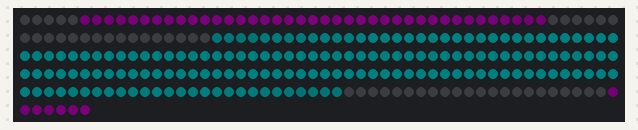
The sketch below on a simulated Arduino Mega 2560, built with avr-gcc and run on an emulated ATmega2560. On the bench: 256 RGB LEDs in strip order, left to right, continuing on the next row. Dim RGB values are drawn brighter than linear.

Above: at 0.47 s.
At 7.77 s:
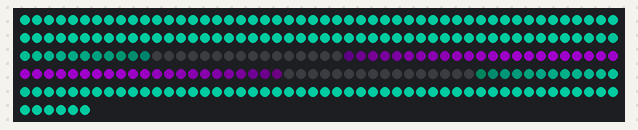
At 9.59 s:
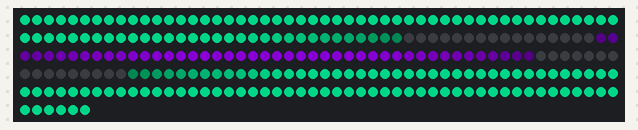
At 11.72 s:
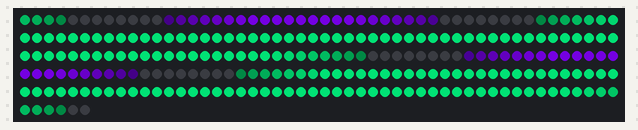
At 25.69 s:
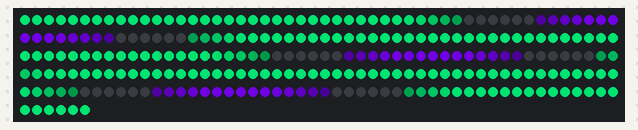
At 39.66 s:
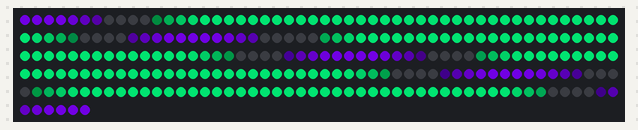

The sketch:

splendida-apr.ino
```cpp
/*
  Splendida AquaPurple Rotate
  Author: Anderson Costa
  Date: 2021-03-06
*/
#include <FastLED.h>

// LED settings
#define NUM_LEDS 256
#define CHIPSET  WS2812B
#define DATA_PIN 3

// LED brightness
#define BRIGHTNESS 255

CRGB leds[NUM_LEDS];

CRGB colorBlack = CRGB::Black;
CRGB colorAqua = CHSV(HUE_AQUA, 255, 255);
CRGB colorPurple = CHSV(HUE_PURPLE, 255, 255);

CRGBPalette16 currentPalette(colorBlack);
CRGBPalette16 targetPalette = CRGBPalette16(
                                colorAqua, colorAqua,
                                colorBlack, colorBlack,
                                colorPurple, colorPurple,
                                colorBlack, colorBlack,
                                colorAqua, colorAqua,
                                colorBlack, colorBlack,
                                colorPurple, colorPurple,
                                colorBlack, colorBlack
                              );

TBlendType currentBlending = LINEARBLEND; // or NOBLEND

bool switchPallete = false;

void animateLEDsFromPalette(uint8_t colorIndex, uint8_t speed, uint8_t slice) {
  for (int i = 0; i < NUM_LEDS; i++) {
    uint8_t colorIndex = (millis() / speed) + (i * slice);
    if (colorIndex > 128) colorIndex = 0;
    leds[i] = ColorFromPalette(currentPalette, colorIndex, 255);
  }
}

void setup() {
  FastLED.addLeds<CHIPSET, DATA_PIN, GRB>(leds, NUM_LEDS);
  FastLED.setBrightness(BRIGHTNESS);
}

void loop() {
  static uint8_t startIndex = 0;
  static uint8_t sliceIndex = 1;

  EVERY_N_MILLISECONDS(60) {
    nblendPaletteTowardPalette(currentPalette, targetPalette, 16);
  }

  EVERY_N_MILLISECONDS(20) {
    animateLEDsFromPalette(startIndex++, 1, sliceIndex);
  }

  EVERY_N_SECONDS(10) {
    sliceIndex++;
    if (sliceIndex > 6) sliceIndex = 1;
  }

  FastLED.show();
}
```
